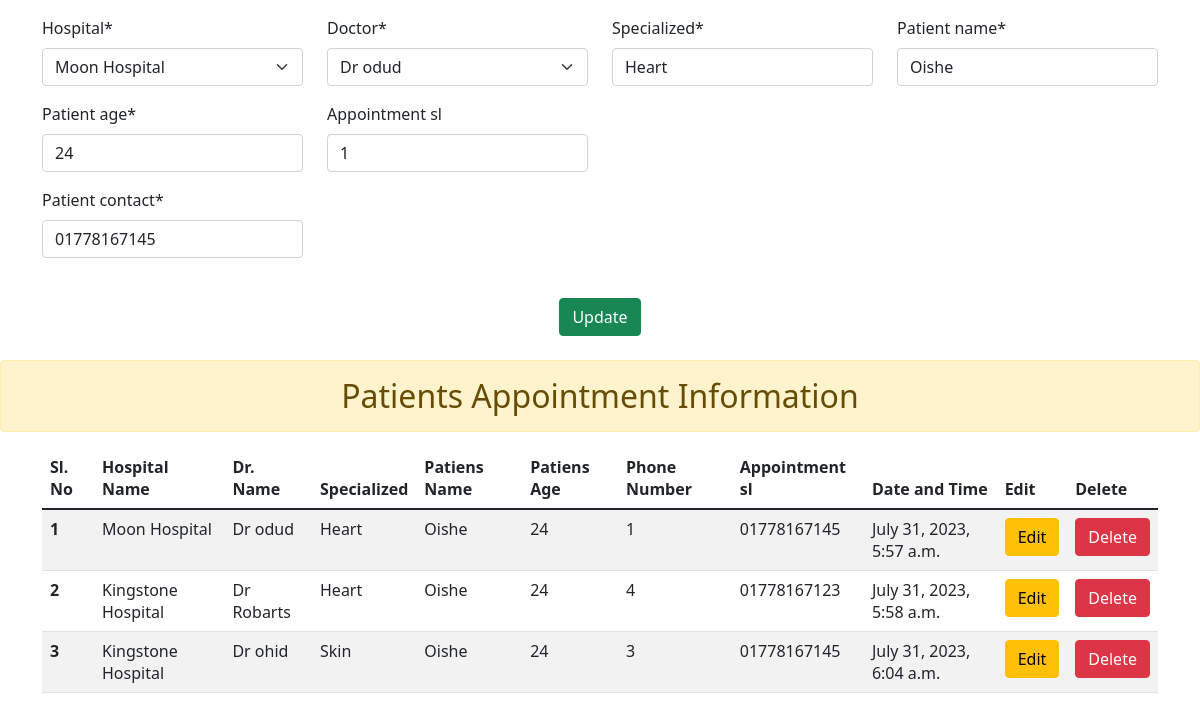
/patient_edit_item/23/, run on the app's committed database.
### patient_app/models.py (models this page shows)
class Patients(models.Model):
    hospital = models.ForeignKey(Hospital, on_delete=models.CASCADE)
    doctor = models.ForeignKey(Doctors, on_delete=models.CASCADE)
    specialized = models.CharField(max_length=200, null=True)
    patient_name = models.CharField(max_length=100)
    patient_age = models.CharField(max_length=20)
    patient_contact = models.CharField(max_length=20)
    appointment_sl = models.IntegerField(blank=True, null=True)
    appointment_date = models.DateTimeField(auto_now_add=True, null=True)

### hospital_app/models.py (models this page shows)
class Hospital(models.Model):
    name = models.CharField(max_length=100)
    address = models.CharField(max_length=200)
    contact = models.IntegerField()
    def __str__(self):
        return self.name

### dr_details_app/models.py (models this page shows)
class Doctors(models.Model):
    hospital = models.ForeignKey(Hospital, on_delete=models.CASCADE)
    dr_name = models.CharField(max_length=100)
    specialized = models.CharField(max_length=200)
    education = models.CharField(max_length=200)
    contact = models.CharField(max_length=200)
    def __str__(self):
        return self.dr_name

### patient_app/views.py (the view)
# urls.py: path('patient_edit_item/<int:id>/', views.patient_edit_item, name='patient_edit_item'),
def patient_edit_item(request, id):
    patients = Patients.objects.all()
    patient = Patients.objects.get(id=id)
    if request.method == 'POST':
        form = PatientForm(request.POST, instance=patient)
        if form.is_valid():
            form.save()
            messages.info(request, "Patient updated successfully")
            return redirect('patient_details')
    else:
        form = PatientForm(instance=patient)
    context = {
        'form': form,
        'patients' : patients
    }
    return render(request, 'patient_edit.html', context)

### patient_app/forms.py
class PatientForm(forms.ModelForm):
    class Meta:
        model = Patients
        fields = '__all__'
    def __init__(self, *args, **kwargs):
        super().__init__(*args, **kwargs)
        self.fields['hospital'].empty_label = "--SELECT--"
        self.fields['hospital'].queryset = Hospital.objects.all()
        self.fields['doctor'].empty_label = "--SELECT--"
        self.fields['doctor'].queryset = Doctors.objects.all()

### template/patient_edit.html (shortened to what this page needs)
{% load crispy_forms_tags %}
<html lang="en">
  <head>
    <link
      href="https://cdn.jsdelivr.net/npm/bootstrap@5.1.3/dist/css/bootstrap.min.css" rel="stylesheet"
    />
  </head>
  <body>
    <div class="container mt-3">
      <form method="POST">
        <div class="row">
          <div class="col-md-3">{{form.hospital|as_crispy_field}}</div>
          <div class="col-md-3">{{form.doctor|as_crispy_field}}</div>
          <div class="col-md-3">{{form.specialized|as_crispy_field}}</div>
          <div class="col-md-3">{{form.patient_name|as_crispy_field}}</div>
          <div class="col-md-3">{{form.patient_age|as_crispy_field}}</div>
          <div class="col-md-3">{{form.appointment_sl|as_crispy_field}}</div>
        </div>
        <div class="row">
          <div class="col-md-3">{{form.patient_contact|as_crispy_field}}</div>
          <div class="text-center mt-4">
            <button type="submit" class="btn btn-success">Update</button>
          </div>
        </div>
      </form>
    </div>
    <h2 class="alert alert-warning text-center mt-4">Patients Appointment Information</h2>
    <div class="container mt-3">
      <table class="table table-striped">
        <thead>
          <tr>
            <th scope="col">Sl. No</th>
            <th scope="col">Hospital Name</th>
            <th scope="col">Dr. Name</th>
            <th scope="col">Specialized</th>
            <th scope="col">Patiens Name</th>
            <th scope="col">Patiens Age</th>
            <th scope="col">Phone Number</th>
            <th scope="col">Appointment sl</th>
            <th scope="col">Date and Time</th>
            <th scope="col">Edit</th>
            <th scope="col">Delete</th>
          </tr>
        </thead>
        <tbody>
          {% if patients %} {% for item in patients %}
          <tr>
            <th>{{forloop.counter}}</th>
            <td>{{item.hospital.name}}</td>
            <td>{{item.doctor.dr_name}}</td>
            <td>{{item.doctor.specialized}}</td>
            <td>{{item.patient_name}}</td>
            <td>{{item.patient_age}}</td>
            <td>{{item.appointment_sl}}</td>
            <td>{{item.patient_contact}}</td>
            <td>{{item.appointment_date}}</td>
            <td>
              <a href="{% url 'patient_edit_item' item.id %}" class="btn btn-warning">Edit</a>
            </td>
            <td>
              <a href="{% url 'patient_delete_item' item.id %}" class="btn btn-danger" onclick="return confirm('Are you sure you want to delete this doctor?')">Delete</a>
            </td>
          </tr>
          {% endfor %}
          {% else %}
          <tr>
            <td class="text-center" colspan="11">No Doctors are found</td>
          </tr>
          {% endif %}
        </tbody>
      </table>
    </div>
  </body>
</html>

### data on the page
Patients: hospital "Moon Hospital", doctor "Dr odud", specialized "Heart", patient_name "Oishe", patient_age "24", appointment_sl "1", patient_contact "01778167145", hospital.name "Moon Hospital", doctor.dr_name "Dr odud", doctor.specialized "Heart", appointment_date "July 31, 2023, 5:57 a.m."
Patients: hospital.name "Kingstone Hospital", doctor.dr_name "Dr Robarts", doctor.specialized "Heart", patient_name "Oishe", patient_age "24", appointment_sl "4", patient_contact "01778167123", appointment_date "July 31, 2023, 5:58 a.m."
Patients: hospital.name "Kingstone Hospital", doctor.dr_name "Dr ohid", doctor.specialized "Skin", patient_name "Oishe", patient_age "24", appointment_sl "3", patient_contact "01778167145", appointment_date "July 31, 2023, 6:04 a.m."
